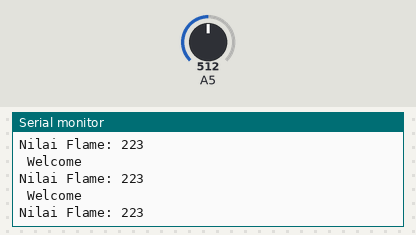
Bench run of a sketch on a simulated Arduino Uno, built for the host (arithmetic inside an expression is 32-bit, double 64-bit). On the bench: the last lines printed to the serial monitor. The test bench sets the inputs (shaded band); at power-on: A5 = 512.

Above: at 1.2 s.
1.3 s: A5 set to 716
At 1.9 s:
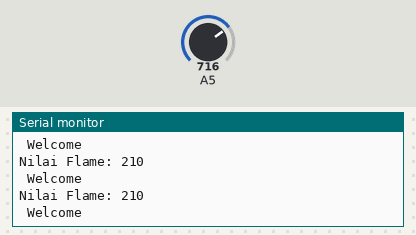
4.3 s: A5 set to 900
At 4.9 s:
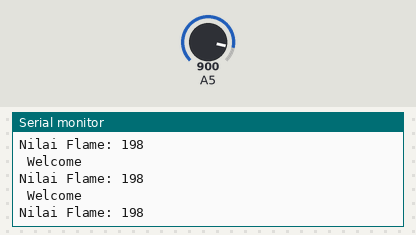
Timing chart, 0 to 7.3 s (numbered marks = the images above; inputs shaded):
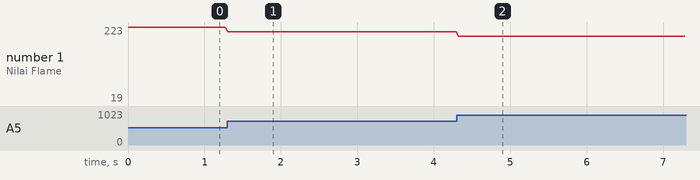

Measured:
- after the input at 1.3 s, the serial monitor: prints a new line at once (image 1)
- after the input at 4.3 s, the serial monitor: prints a new line at once (image 2)
- plotted number 1: 223 → 210 after the input at 1.3 s, 210 → 19 after the input at 4.3 s

The sketch:

Belajar_Flame.ino
```cpp
// Inisialize Pin Mode
int flame = PA5;

void setup (){
  Serial.begin (9600);
  pinMode (flame, INPUT);
}

void loop (){
  // Deskripsi Pin Mode
  Serial.print (" Welcome ");
  Serial.println();
  int bacaFlame = analogRead (flame);
      bacaFlame = map(bacaFlame,4096,0,0,255);
  Serial.print ("Nilai Flame: ");
  Serial.print (bacaFlame);
  Serial.println();
}
```
